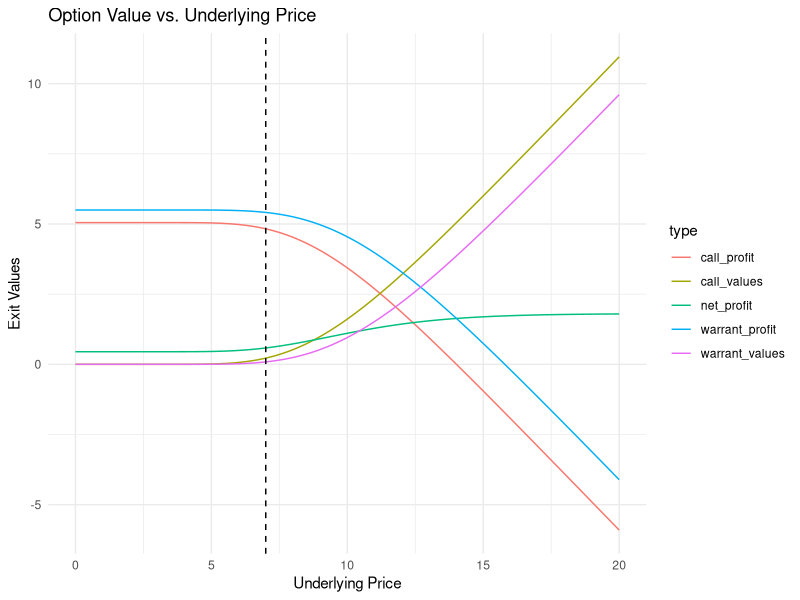

Recreate this plot in R.
library(tidyverse)

# r function to compute black-sholes option price
b_s_option_val <- function(S=100, K=100, time=1, r=.02, vol, type=c("call","put")) {
  # S: current stock price
  # K: option strike price
  # time: time to expiration (in years)
  # r: risk-free interest rate
  # vol: annualized volatility of the underlying stock
  # type: "call" or "put"
  
  d1 = (log(S/K) + (r + 0.5*vol^2)*time) / (vol*sqrt(time))
  d2 = d1 - vol*sqrt(time)
  
  if(type == "call") {
    price = S*pnorm(d1) - K*exp(-r*time)*pnorm(d2)
  } else if(type == "put") {
    price = K*exp(-r*time)*pnorm(-d2) - S*pnorm(-d1)
  } else {
    stop("Invalid option type. Must be 'call' or 'put'.")
  }
  
  return(price)
}


b_s_option_val(11.5,11.5,r=0.05,vol=2,time=1,type="call")

# plot option value for a range of underlying prices
stock_price <- seq(0, 20, by = 0.1)
# calculate option value for each underlying price using map function
call_values <- map_dbl(stock_price, b_s_option_val,K=10, r=0.05, vol=0.2, time=2, type="call")
warrant_values <- map_dbl(stock_price, b_s_option_val,K=11.5, r=0.05, vol=0.2, time=2, type="call")


call_cost <- 5.05
warrant_cost <- 5.50
current_price <- 7
call_profit <- call_cost - call_values
warrant_profit <- warrant_cost - warrant_values

net_values <- warrant_values - call_values
net_profit <- warrant_profit - call_profit

trade_value <- tibble(stock_price,
                      call_values,
                      warrant_values,
                      call_profit,
                      warrant_profit,
                      net_profit
                      )

trade_value_plot <- trade_value |> 
   pivot_longer(cols = -c(stock_price), names_to = "type", values_to = "value")

trade_value_plot %>%
#   filter(type %in% c("call_profit")) |>
   ggplot(aes(stock_price, value, color = type)) +
   geom_line() +
   geom_vline(xintercept = current_price, linetype = "dashed") +
   xlab("Underlying Price") +
   ylab("Exit Values") +
   ggtitle("Option Value vs. Underlying Price") +
   theme_minimal()


# function to compute implied volatility using bisection method
implied_vol <- function(S, K, time, r, opt_price, type, tol=1e-6, max_iter=1000) {
  # S: current stock price
  # K: option strike price
  # time: time to expiration (in years)
  # r: risk-free interest rate
  # opt_price: observed option price
  # type: "call" or "put"
  # tol: tolerance for convergence
  # max_iter: maximum number of iterations
  
  # define function to solve for
  f <- function(vol) {
    b_s_option_val(S, K, time, r, vol, type) - opt_price
  }
  
  # initialize variables
  lower <- 0
  upper <- 5
  iter <- 0
  
  # iterate until convergence or max iterations
  while(abs(upper - lower) > tol && iter < max_iter) {
    # update iteration count
    iter <- iter + 1
    
    # calculate midpoint
    mid <- (lower + upper) / 2
    
    # evaluate function at midpoint
    f_mid <- f(mid)
    
    # update bounds based on sign of function value
    if(f_mid > 0) {
      upper <- mid
    } else {
      lower <- mid
    }
  }
  
  # return implied volatility
  return(mid)
}

# test implied volatility function
implied_vol(S=11.5,K=11.5,time=1, r=0.05, opt_price=8, "call")

1:100 |> map_dbl(\(x) implied_vol(S=11.5,K=11.5,time=1, r=0.05, opt_price=x/10, "call"))
    
